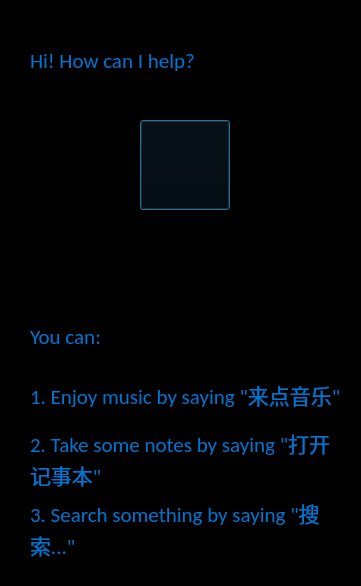
<?xml version="1.0" encoding="UTF-8"?>
<ui version="4.0">
 <class>Dialog</class>
 <widget class="QDialog" name="Dialog">
  <property name="geometry">
   <rect>
    <x>0</x>
    <y>0</y>
    <width>361</width>
    <height>586</height>
   </rect>
  </property>
  <property name="contextMenuPolicy">
   <enum>Qt::NoContextMenu</enum>
  </property>
  <property name="windowTitle">
   <string>Voice Assistant</string>
  </property>
  <property name="styleSheet">
   <string notr="true">background-color:black;</string>
  </property>
  <widget class="QLabel" name="label_4">
   <property name="geometry">
    <rect>
     <x>30</x>
     <y>30</y>
     <width>251</width>
     <height>61</height>
    </rect>
   </property>
   <property name="font">
    <font>
     <family>Calibri</family>
     <pointsize>16</pointsize>
    </font>
   </property>
   <property name="styleSheet">
    <string notr="true">color: rgb(0, 117, 210);</string>
   </property>
   <property name="text">
    <string>Hi! How can I help?</string>
   </property>
   <property name="wordWrap">
    <bool>true</bool>
   </property>
  </widget>
  <widget class="QWidget" name="layoutWidget">
   <property name="geometry">
    <rect>
     <x>30</x>
     <y>310</y>
     <width>311</width>
     <height>251</height>
    </rect>
   </property>
   <layout class="QVBoxLayout" name="verticalLayout_2">
    <item>
     <widget class="QLabel" name="label_3">
      <property name="font">
       <font>
        <family>Calibri</family>
        <pointsize>16</pointsize>
       </font>
      </property>
      <property name="styleSheet">
       <string notr="true">color: rgb(0, 117, 210);</string>
      </property>
      <property name="text">
       <string>You can:</string>
      </property>
      <property name="wordWrap">
       <bool>true</bool>
      </property>
     </widget>
    </item>
    <item>
     <widget class="QLabel" name="label">
      <property name="font">
       <font>
        <family>Calibri</family>
        <pointsize>16</pointsize>
       </font>
      </property>
      <property name="styleSheet">
       <string notr="true">color: rgb(0, 117, 210);</string>
      </property>
      <property name="text">
       <string>1. Enjoy music by saying &quot;来点音乐&quot;</string>
      </property>
      <property name="wordWrap">
       <bool>true</bool>
      </property>
     </widget>
    </item>
    <item>
     <widget class="QLabel" name="label_2">
      <property name="font">
       <font>
        <family>Calibri</family>
        <pointsize>16</pointsize>
       </font>
      </property>
      <property name="styleSheet">
       <string notr="true">color: rgb(0, 117, 210);</string>
      </property>
      <property name="text">
       <string>2. Take some notes by saying &quot;打开记事本&quot;</string>
      </property>
      <property name="wordWrap">
       <bool>true</bool>
      </property>
     </widget>
    </item>
    <item>
     <widget class="QLabel" name="label_5">
      <property name="font">
       <font>
        <family>Calibri</family>
        <pointsize>16</pointsize>
       </font>
      </property>
      <property name="styleSheet">
       <string notr="true">color: rgb(0, 117, 210);</string>
      </property>
      <property name="text">
       <string>3. Search something by saying &quot;搜索...&quot;</string>
      </property>
      <property name="wordWrap">
       <bool>true</bool>
      </property>
     </widget>
    </item>
   </layout>
  </widget>
  <widget class="QPushButton" name="voiceFig">
   <property name="geometry">
    <rect>
     <x>140</x>
     <y>120</y>
     <width>90</width>
     <height>90</height>
    </rect>
   </property>
   <property name="icon">
    <iconset>
     <normaloff>icon/phone.png</normaloff>icon/phone.png</iconset>
   </property>
   <property name="iconSize">
    <size>
     <width>60</width>
     <height>60</height>
    </size>
   </property>
  </widget>
  <widget class="QLabel" name="label_6">
   <property name="geometry">
    <rect>
     <x>40</x>
     <y>240</y>
     <width>281</width>
     <height>41</height>
    </rect>
   </property>
   <property name="font">
     <font>
     <family>Calibri</family>
     <pointsize>16</pointsize>
     </font>
   </property>
   <property name="styleSheet">
    <string notr="true">color: rgb(0, 117, 210);</string>
   </property>
   <property name="text">
    <string/>
   </property>
  </widget>
 </widget>
 <resources/>
 <connections/>
</ui>
